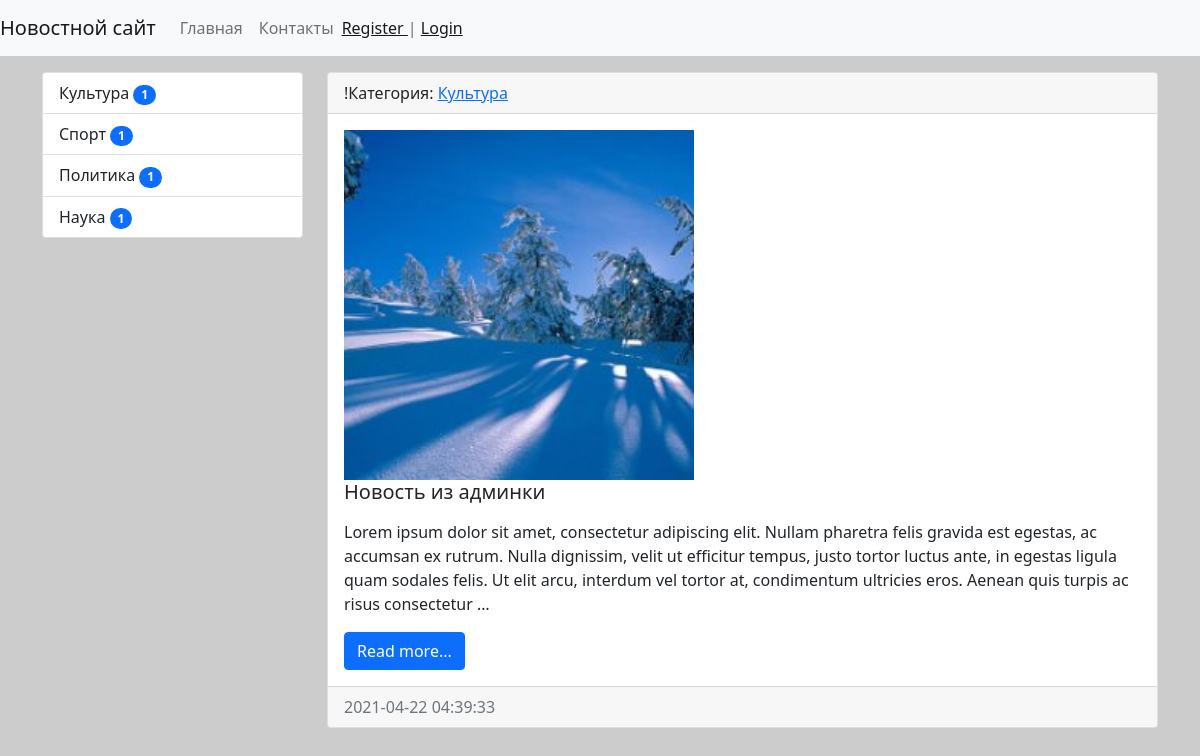
The app's page /category/1/, older data.
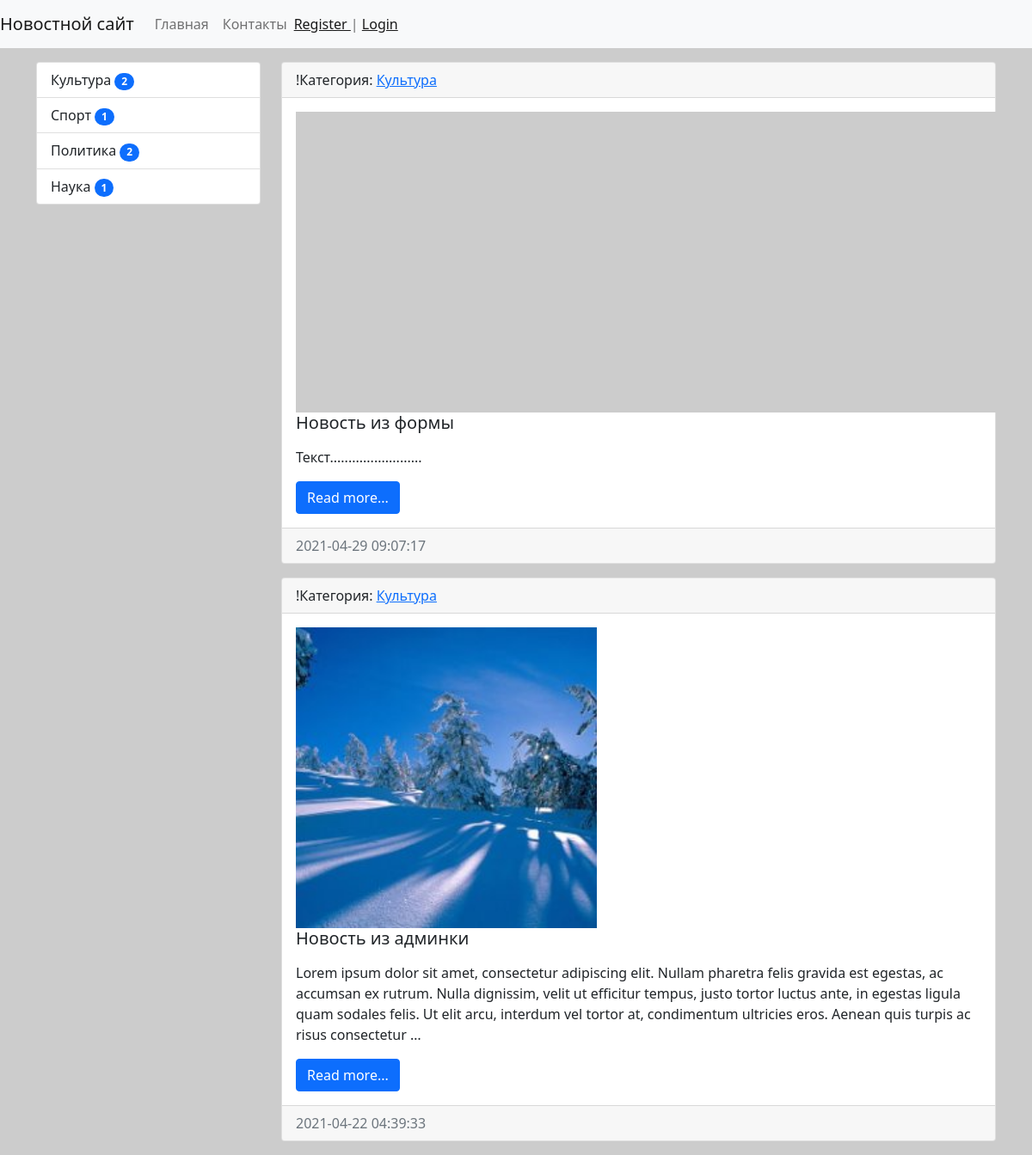
The same page, newer data.
### news/models.py (models this page shows, shortened)
class Category(models.Model):
    title = models.CharField(max_length=150, db_index=True, verbose_name='Наименование категории')
    def get_absolute_url(self):
        return reverse('category', kwargs={"category_id": self.pk})
    def __str__(self):
        return self.title
    class Meta:
        verbose_name = 'Категория'
        verbose_name_plural = 'Категории'
        ordering = ['title']

class News(models.Model):
    title = models.CharField(max_length=150, verbose_name='Наименование')
    content = models.TextField(blank=True, verbose_name='Контент')
    created_at = models.DateTimeField(auto_now_add=True, verbose_name='Дата публикации')
    updated_at = models.DateTimeField(auto_now=True, verbose_name='Обновлено')
    photo = models.ImageField(upload_to='photos/%Y/%m/%d/', verbose_name='Фото', blank=True)
    is_published = models.BooleanField(default=True, verbose_name='Опубликовано')
    category = models.ForeignKey('Category', on_delete=models.PROTECT, verbose_name='Категория')
    views = models.IntegerField(default=0)
    def get_absolute_url(self):
        return reverse('view_news', kwargs={"pk": self.pk})
    class Meta:
        verbose_name = 'Новость'
        verbose_name_plural = 'Новости'
        ordering = ['-created_at']

### news/views.py (the view)
# urls.py: path('category/<int:category_id>/', NewsByCategory.as_view(), name='category'),
class NewsByCategory(MyMixin, ListView):
    model = News
    template_name = 'news/home_news_list.html'
    context_object_name = 'news'
    allow_empty = False
    paginate_by = 2
    def get_context_data(self, *, object_list=None, **kwargs):
        context = super().get_context_data(**kwargs)
        context['title'] = Category.objects.get(pk=self.kwargs['category_id'])
        return context
    def get_queryset(self):
        return News.objects.filter(category_id=self.kwargs['category_id'], is_published=True).select_related('category')

### news/templatetags/news_tags.py (called while the page is built)
@register.inclusion_tag('news/list_categories.html')
def show_categories(arg1='Hello', arg2='world'):
    categories = Category.objects.annotate(cnt=Count('news', filter=F('news__is_published'))).filter(cnt__gt=0)
    return {"categories": categories, "arg1": arg1, "arg2": arg2}

### news/templates/news/home_news_list.html (shortened to what this page needs)
{% extends 'base.html' %}
{% block sidebar %}
{% include 'inc/_sidebar.html' %}
{% endblock %}
{% block content %}
{% for item in news %}
<div class="card mb-3">
    <div class="card-header">
        !Категория: <a href="{{item.category.get_absolute_url}}">{{item.category}}</a>
    </div>
    <div class="card-body">
        <div class="media">
            {% if item.photo %}
            <img src="{{ item.photo.url }}" alt="" width="350" class="mr-3">
            {% else %}
            <img src="https://picsum.photos/id/870/350/235/?blur=2" alt="" class="mr-3">
            {% endif %}
            <div class="media-body">
                <h5 class="card-title">{{ item.title }}</h5>
                <p class="card-text">{{ item.content|safe|linebreaks|truncatewords:50 }}</p>
                <a href="{{item.get_absolute_url}}" class="btn btn-primary">Read more...</a>
            </div>
        </div>
    </div>
    <div class="card-footer text-muted">
        {{ item.created_at|date:"Y-m-d H:i:s" }}
    </div>
</div>
{% endfor %}
{% endblock %}

### templates/base.html (shortened to what this page needs)
{% load static %}
<!doctype html>
<html lang="en">
<head>
    <link rel="stylesheet" href="{% static 'bootstrap/css/bootstrap.min.css' %}">
    <link rel="stylesheet" href="{% static 'css/style.css' %}">
</head>
<body>
{% include 'inc/_nav.html' %}
<div class="container mt-3">
    <div class="row">
        <div class="col-md-3">
            {% block sidebar %}SIDEBAR{% endblock %}
        </div>
        <div class="col-md-9">
            {% block content %}CONTENT{% endblock %}
        </div>
    </div>
</div>
</body>
</html>

### templates/inc/_nav.html (shortened to what this page needs)
<nav class="navbar navbar-expand-lg navbar-light bg-light">
    <a class="navbar-brand" href="{% url 'home' %}">Новостной сайт</a>
    <div class="collapse navbar-collapse" id="navbarSupportedContent">
        <ul class="navbar-nav mr-auto">
            <li class="nav-item"><a class="nav-link" href="{% url 'home' %}">Главная</a></li>
            <li class="nav-item"><a class="nav-link" href="{% url 'contact' %}">Контакты</a></li>
        </ul>
        <span class="navbar-text">
            {% if request.user.is_authenticated %}
            Добро пожаловать, {{user.username}} | <a href="{% url 'logout' %}">Выход</a>
            {% else %}
            <a href="{% url 'register' %}"> Register </a> | <a href="{% url 'login' %}">Login</a>
            {% endif %}
        </span>
    </div>
</nav>

### templates/inc/_sidebar.html (shortened to what this page needs)
{% load news_tags %}
{% show_categories %}

### news/templates/news/list_categories.html
<div class="list-group">
    {% for item in categories %}
    <a href="{{item.get_absolute_url}}" class="list-group-item list-group-item-action">{{ item.title }}
        <span class="badge bg-primary rounded-pill">{{item.cnt}}</span></a>
    {% endfor %}
</div>

Row changes from the older to the newer data that the page shows:
computed for Category "Культура": cnt "1" → "2"
computed for Category "Политика": cnt "1" → "2"
added News: category "Культура", title "Новость из формы", content "Текст.........................", created_at "2021-04-29 09:07:17"
